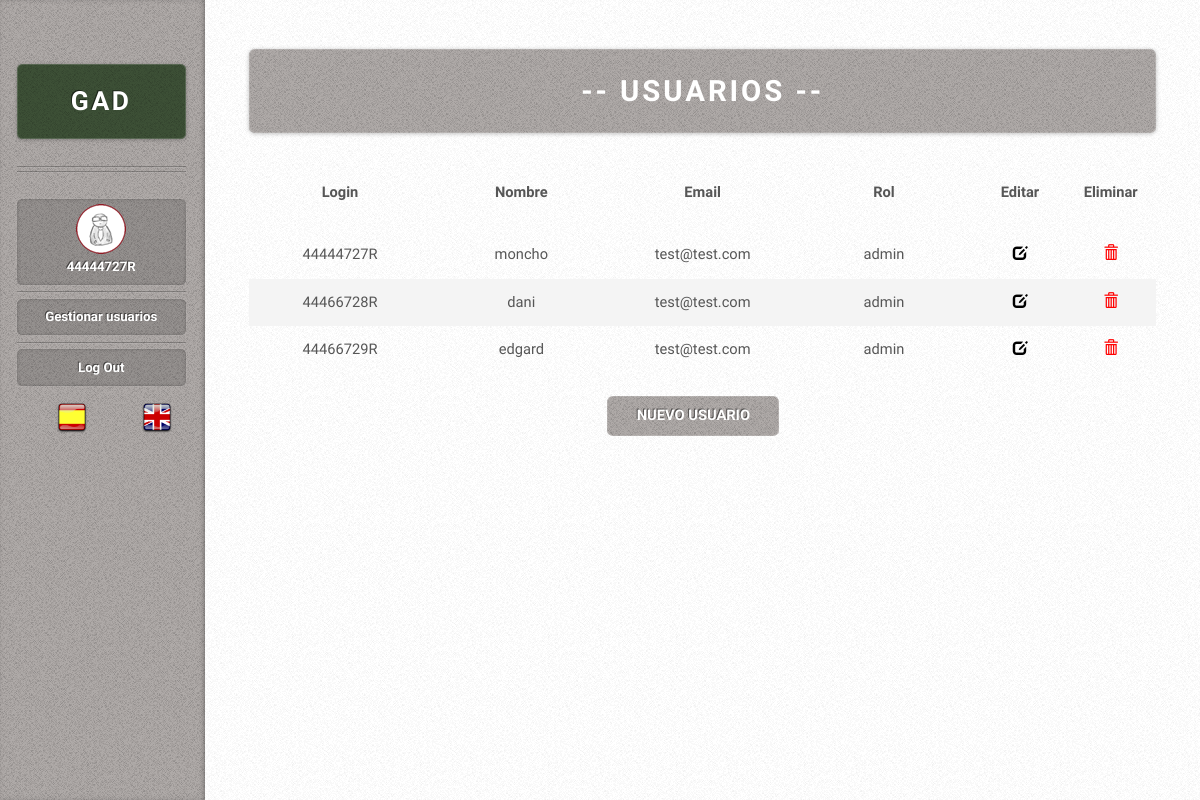
Page /vistas/a_menu.php (signed in) on the committed database.
### tables this page shows
CREATE TABLE IF NOT EXISTS `Usuario` (
  `dni` VARCHAR(9) NOT NULL,
  `password` VARCHAR(45) NULL,
  `nombreusuario` VARCHAR(45) NULL,
  `idioma` VARCHAR(3) NULL,
  `correo` VARCHAR(45) NULL,
  `tipousuario` VARCHAR(15) NULL,
  PRIMARY KEY (`dni`));

### controladores/ctrl_usuario.php (called while the page is built, shortened)
<?php
    include_once "../modelo/model_usuario.php";
    $usuarios = new Usuario();
    $arrayUsuarios = $usuarios->listar();
?>

### modelo/model_usuario.php (called while the page is built, shortened)
<?php
class Usuario implements iModel {
    public function listar(){
        $db = new Database();
        $sqlUsuario = $db->consulta("SELECT * FROM Usuario");
        $arrayUsuario = array();
        while ($row_usuario = mysqli_fetch_assoc($sqlUsuario))
            $arrayUsuario[] = $row_usuario;
        return $arrayUsuario;
    }
}
?>

### modelo/connect_DB.php (called while the page is built, shortened)
<?php
class Database {
    var $conexion;
    public function __construct($host="localhost",$user="admingym",
                                $pass="admingym", $db="gimnasio"){
        $this->conexion = mysqli_connect($host, $user, $pass, $db);
    }
    public function consulta($sentencia){
        return mysqli_query($this->conexion,$sentencia);
    }
}
?>

### vistas/a_menu.php (the view, shortened to what this page needs)
<!DOCTYPE HTML>
<html>
<?php
include_once('../controladores/ctrl_permisos.php');
$includeIdioma = permisos("admin", "../");
include_once('../controladores/ctrl_usuario.php');
?>
	<body class="left-sidebar">
			<div id="wrapper">
			<?php	include_once 'nav.php';?>
					<div id="content">
						<div class="inner">
									<h1 id="logo"><a><?php echo $idioma["usuarios"];?></a></h1>
										<br>
											<table class="default">
												<tr>
													<th width='20%'>Login</th>
													<th width='20%'><?php echo $idioma["reg_nombre"];?></th>
													<th width='20%'>Email</th>
													<th width='20%'>Rol</th>
													<th width='10%'><?php echo $idioma["editar"];?></th>
													<th width='10%'><?php echo $idioma["eliminar"];?></th>
												</tr>
												</table>
												<table class="default">
													<?php
													foreach ($arrayUsuarios as $usu)  {
													?>
													<tr>
														<td width='20%'> <?php echo $usu['dni'] ?> </td>
														<td width='20%'> <?php echo $usu['nombreusuario'] ?> </td>
														<td width='20%'> <?php echo $usu['correo'] ?> </td>
														<td width='20%'> <?php echo $usu['tipousuario'] ?> </td>
														<td width='10%'><a class="icon-edit" href="a_detalles_usu.php?usu=<?php echo $usu['dni']?>"> <div class='glyphicon glyphicon-edit'> </div></a></td>
														<td width='10%'><a class="icon-trash" href="a_menu_del.php?usu=<?php echo $usu['dni']?>"> <div class='glyphicon glyphicon-trash'> </div></a></td>
													</tr>
													<?php
													}
													?>
												</table>
												<table class='alternative'>
													<tr>
														<td width='25%'></td>
														<td width='15%' colspan='4'><div class='button'><a href="a_nuevo_usu.php" class="boton"><?php echo $idioma['nuevo_usu'];?></a></div></td>
														<td width='25%'></td>
													</tr>
												</table>
							</div>
						</div>
			</div>
	</body>
</html>

### controladores/ctrl_permisos.php (shortened to what this page needs)
<?php
function permisos ($tipo, $ruta){
	if(!$_SESSION){
		header('Location:' .$ruta. 'vistas/login.php');
	}
	else{
		if (!isset($_SESSION["tipo"])){
			header('Location:' .$ruta. 'vistas/login.php');
		}
		else if (($_SESSION["tipo"] != $tipo) && ($_SESSION["login_usuario"] != 'test')){
			header('location:' .$ruta. 'vistas/menu.php');
		}
		else {
			include_once '' .$ruta. 'vistas/header.php';
			if(!$_SESSION["idioma"]){
				$includeIdioma = $ruta."modelo/esp.php";
				return $includeIdioma;
			}
			else{
				$includeIdioma = $ruta."modelo/".$_SESSION['idioma'].".php";
				return $includeIdioma;
			};
		}
    }
}
?>

### vistas/header.php (shortened to what this page needs)
<head>
	<link rel="stylesheet" href="../css/skel.css" />
	<link rel="stylesheet" href="../css/style.css" />
	<link rel="stylesheet" href="../css/style-desktop.css" />
	<link rel="stylesheet" href="../css/style-wide.css" />
	<link rel="stylesheet" href="../css/bootstrap.min.css"/>
	<link rel="stylesheet" href="../css/proyecto.css"/>
</head>

### vistas/nav.php (shortened to what this page needs)
<?php
switch ($_SESSION['tipo'])
	{
	case 'admin':
		?>
		<div id="sidebarAdmin">
			<h1 id='header'><a href='menu.php'>GAD</a></h1>
      <nav id='nav'>
        <ul>
					<div align='center'>
						<li class='current'><strong><a href="perfil.php?usu=<?php echo $_SESSION['login_usuario']?>"><img src="../img/avatar.png"><br><?php echo $_SESSION['login_usuario'] ?></a></strong></li>
						<li class='current'><a href="a_menu.php"><?php echo $idioma["gestionar_usuarios"];?></a></li>
						<li class='current'><a href="../controladores/ctrl_log_out.php" id='Logout_Usuario' onclick ='return Salir_Usuario()'>Log Out</a></li>
						<div class="col-sm-6 col-md-6">
							<li class="ico-idioma"><a href="../controladores/ctrl_cambio_idioma_espanol.php"><img class="ico-idioma" src="../img/ES.png"></a></li>
						</div>
						<div class="col-sm-6 col-md-6">
						<li class="ico-idioma"><a href="../controladores/ctrl_cambio_idioma_ingles.php"><img class="ico-idioma" src="../img/EN.png"></a></li>
						</div>
					</div>
				</ul>
			</nav>
		</div>
		<?php break;
		?>
		<?php
	}
?>

### css/skel.css (style rules this page uses)
html,body,div,span,applet,object,iframe,h1,h2,h3,h4,h5,h6,p,blockquote,pre,a,abbr,acronym,address,big,cite,code,del,dfn,em,img,ins,kbd,q,s,samp,small,strike,strong,sub,sup,tt,var,b,u,i,center,dl,dt,dd,ol,ul,li,fieldset,form,label,legend,table,caption,tbody,tfoot,thead,tr,th,td,article,aside,canvas,details,embed,figure,figcaption,footer,header,hgroup,menu,nav,output,ruby,section,summary,time,mark,audio,video { margin:0;padding:0;border:0;font-size:100%;font:inherit;vertical-align:baseline; }
article,aside,details,figcaption,figure,footer,header,hgroup,menu,nav,section { display:block; }
body { line-height:1; }
ol,ul { list-style:none; }
table { border-collapse:collapse;border-spacing:0; }
body { -webkit-text-size-adjust:none }
*, *:before, *:after { -moz-box-sizing: border-box; -webkit-box-sizing: border-box; box-sizing: border-box; }
body { min-width: 1200px; }

### css/style.css (style rules this page uses)
body { background-color: #e8e8e8; background-image: url('images/bg02.png'); }
body,input,textarea,select { font-family: 'Source Sans Pro', sans-serif; font-weight: 400; color: #565656; }
a { color: #AFAAA8; }
strong, b { font-weight: 700; color: #232323; }
p, ul, ol, dl, table { margin-bottom: 1em; }
table { width: 100%; }
table.default tbody tr:nth-child(2n+2) { background: #f4f4f4; }
table.default td { text-align: center; padding: 0.75em 1em 0.75em 1em; }
table.default th { text-align: center; font-weight: 700; padding: 0.75em 1em 0.75em 1em; }
table.alternative td { padding: 0.5em 1em 0.5em 1em; }
input[type="button"], input[type="submit"], input[type="reset"], .button { cursor: pointer; background-color: #AFAAA8; background-image: url('images/bg01.png'); border-radius: 0.4em; text-align: center; box-shadow: inset 0px 0px 0px 1px rgba(255,255,255,0.15); color: #fff; font-family: 'Open Sans Condensed', sans-serif; font-weight: 700; text-decoration: none; -moz-transition: background-color .25s ease-in-out, color .25s ease-in-out; -webkit-transition: background-color .25s ease-in-out, color .25s ease-in-out; -o-transition: background-color .25s ease-in-out, color .25s ease-in-out; -ms-transition: background-color .25s ease-in-out, color .25s ease-in-out; transition: background-color .25s ease-in-out, color .25s ease-in-out; text-shadow: -1px -1px 0px rgba(0,0,0,0.5); }
#wrapper { position: relative; }
#nav ul { margin: 0; }
#nav li { border-top: solid 1px rgba(0,0,0,0.25); box-shadow: inset 0px 1px 0px 0px rgba(255,255,255,0.075); padding: 0.5em 0 0.5em 0; }
#nav li:first-child { border: 0; box-shadow: none; padding-top: 0; }
#nav li:last-child { padding-bottom: 0; }
#nav li a { display: block; padding: 0.4em 1em 0.4em 1em; text-decoration: none; border-radius: 0.4em; outline: 0; -moz-transition: background-color .25s ease-in-out, color .25s ease-in-out; -webkit-transition: background-color .25s ease-in-out, color .25s ease-in-out; -o-transition: background-color .25s ease-in-out, color .25s ease-in-out; -ms-transition: background-color .25s ease-in-out, color .25s ease-in-out; transition: background-color .25s ease-in-out, color .25s ease-in-out; }
#nav li.current a { background-color: #272E39 !important; background-color: rgba(0,0,0,0.15) !important; box-shadow: 0 0 0 1px rgba(255,255,255,0.05), inset 0 0 0.25em 0 rgba(0,0,0,0.25); font-weight: 700; color: #fff; }
#sidebarAdmin { color: #aaa; color: rgba(255,255,255,0.55); text-shadow: -1px -1px 0px rgba(0,0,0,0.5); }
#sidebarAdmin section, #sidebarAdmin nav { position: relative; }
#sidebarAdmin section:before, #sidebarAdmin nav:before { content: ''; border-top: solid 1px; border-bottom: solid 1px; border-color: #171E29; border-color: rgba(0,0,0,0.25); box-shadow: inset 0px 1px 0px 0px rgba(255,255,255,0.075), 0px 1px 0px 0px rgba(255,255,255,0.075); display: block; }
#sidebarAdmin strong, #sidebarAdmin b { color: #fff; }
#sidebarAdmin a { color: #d4dde0; }
#sidebarAdmin section, #sidebarAdmin nav { margin: 2em 0 0 0; font-size: 0.9em; }
#sidebarAdmin section:before, #sidebarAdmin nav:before { height: 0.5em; margin: 0 0 2em 0; }
ul, ol { list-style:none; }
#content { position: relative; background-color: #fff; background-image: url('images/bg02.png'); }
#content > .inner { position: relative; z-index: 1; }

### css/style-wide.css (style rules this page uses)
body { min-width: 1200px; }
body,input,textarea,select { font-size: 12pt; }
#content { padding: 3em 5em 8em 5em; }
body.left-sidebar #content { margin-left: 21em; }

### rows in the picture
usuario: dni "44444727R", nombreusuario "moncho", correo "test@test.com", tipousuario "admin"
usuario: dni "44466728R", nombreusuario "dani", correo "test@test.com", tipousuario "admin"
usuario: dni "44466729R", nombreusuario "edgard", correo "test@test.com", tipousuario "admin"

### other values in the picture
$_SESSION['login_usuario'] "44444727R"
$idioma["gestionar_usuarios"] "Gestionar usuarios"
$idioma["usuarios"] "-- USUARIOS --"
$idioma["reg_nombre"] "Nombre"
$idioma["editar"] "Editar"
$idioma["eliminar"] "Eliminar"
$idioma['nuevo_usu'] "NUEVO USUARIO"
